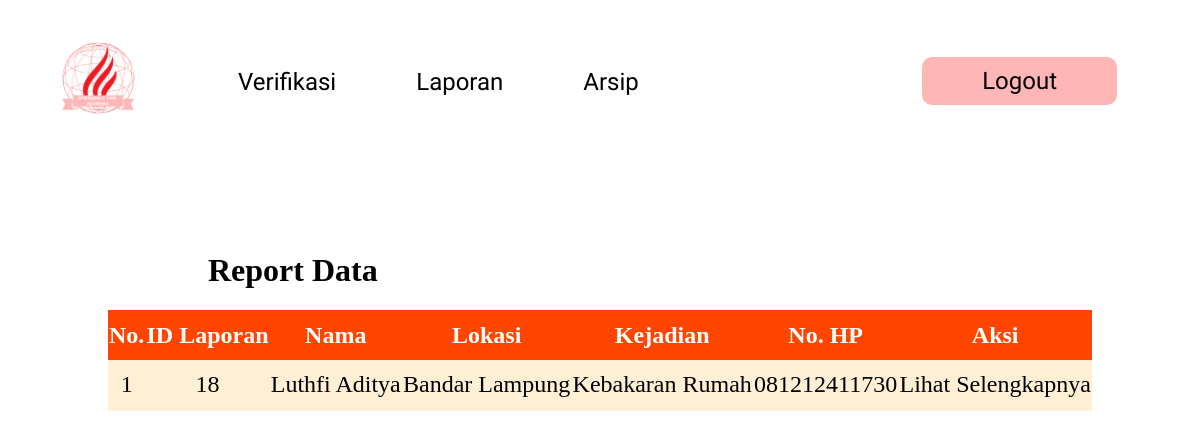
/Admin/LaporanAdmin.php (signed in), run on the app's committed database.
### tables this page shows
CREATE TABLE `reports` (
  `name` varchar(255) NOT NULL,
  `location` varchar(255) NOT NULL,
  `description` text NOT NULL,
  `phone` varchar(20) NOT NULL,
  `evidence_path` varchar(255) NOT NULL,
  `status` varchar(255) NOT NULL DEFAULT 'Menunggu Diverifikasi',
  `idlaporan` int(11) NOT NULL,
  `idpetugas` varchar(17) DEFAULT NULL,
  `usernamepetugas` varchar(100) DEFAULT NULL,
  `iduser` varchar(17) DEFAULT NULL,
  `date` date DEFAULT curdate()
);

### Admin/LaporanAdmin.php (the view, shortened to what this page needs)
<?php
include '../koneksi.php';
?>
<!DOCTYPE html>
<html lang="en">
<head>
</head>
<body>
    <nav>
        <div class="LeftHeader">
            <a href="Dashboard_admin.html"><img src="Black Retro Car Repair Garage Logo_20240429_111254_0000.png" alt=""></a>
            <a href="verifikasi_admin.php"><p>Verifikasi</p></a>
            <a href="LaporanAdmin.php"><p>Laporan</p></a>
            <a href="Arsip.php"><p>Arsip</p></a>
        </div>
        <div class="RightHeader">
            <a href="../logout.php"><p>Logout</p></a>
        </div>
    </nav>
    <div class="container">
        <h1>Report Data</h1>
        <table>
            <thead>
                <tr>
                    <th>No.</th>
                    <th>ID Laporan</th>
                    <th>Nama</th>
                    <th>Lokasi</th>
                    <th>Kejadian</th>
                    <th>No. HP</th>
                    <th>Aksi</th>
                </tr>
            </thead>
            <tbody>
                <?php
                    $nomer = 1;
                    $result = $conn->query("SELECT * FROM reports Where status = 'Menunggu Diverifikasi'");
                    while($row = $result->fetch_assoc()) {
                        echo "<tr>
                            <td>".$nomer."</td>
                            <td>".$row['idlaporan']."</td>
                            <td>".$row['name']."</td>
                            <td>".$row['location']."</td>
                            <td>".$row['description']."</td>
                            <td>".$row['phone']."</td>
                            <td><a href='DetailLaporanAdmin2.php?idlaporan=".$row['idlaporan']."'>Lihat Selengkapnya</a></td>
                        </tr>";
                        $nomer++;
                    }
                ?>
            </tbody>
        </table>
    </div>
</body>
</html>

### Admin/LaporanAdmin.php (style rules this page uses)
nav { display: flex; justify-content: space-between; }
.LeftHeader { display: inline-flex; float: left; }
.LeftHeader a img { height: 120px; }
.LeftHeader a { text-decoration: none; padding: 10px; padding-left: 30px; padding-right: 30px; }
.LeftHeader a p { margin-left: 20px; margin-top: 50px; font-size: 24px; font-family: 'Reem Kufi', sans-serif; color: black; }
.RightHeader a { text-decoration: none; margin-right: 75px; padding-top: 25px; border-radius: 20px; }
.RightHeader a p { font-size: 24px; font-family: 'Reem Kufi', sans-serif; background-color: #FFB6B6; color: black; padding: 10px; padding-left: 60px; padding-right: 60px; border-radius: 10px; transition: 0.3s ease-in-out; }
.RightHeader { display: inline-flex; }
table { width: 100%; border-collapse: collapse; }
thead { background-color: #FF4500; text-align: left; color: white; font-size: 24px; height: 50px; text-align: center; }
tbody { background-color: #ffefd5; color: black; border-bottom: 2px solid #ffefd5; font-size: 24px; text-align: center; }
.container { margin: 100px; }
.container h1 { margin-left: 100px; }
td a { color: black; transition: 0.3s ease-in-out; text-decoration: none; }
tr { height: 50px; }

### data on the page
reports: idlaporan "18", name "Luthfi Aditya", location "Bandar Lampung", description "Kebakaran Rumah", phone "081212411730"
